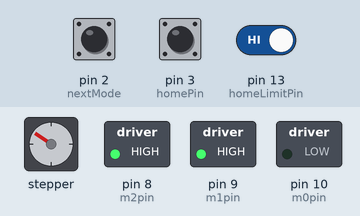
Recording of a sketch running on a simulated Arduino Uno, built with avr-gcc and run on an emulated ATmega328P. On the bench: stepper motor, switched loads named in the sketch (green lamp = pin HIGH). Inputs (shaded band) come from the test bench; at power-on: pin 13 (homeLimitPin) HIGH, pin 2 (nextMode) HIGH, pin 3 (homePin) HIGH. Stepper angles assume 200 steps per turn; what the sketch prints to the serial monitor is not drawn.

Above: at 0.8 s.
0.9 s: pin 13 (homeLimitPin) driven LOW
3.9 s: pin 13 (homeLimitPin) driven HIGH
6.9 s: pin 2 (nextMode) pulled LOW for 0.15 s
At 9.0 s:
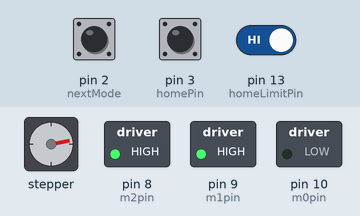
9.9 s: pin 2 (nextMode) pulled LOW for 1 s
At 10.38 s:
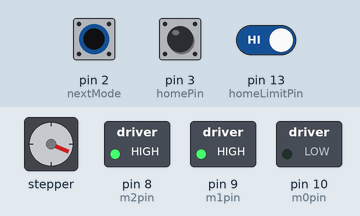
12.9 s: pin 3 (homePin) pulled LOW for 0.15 s
At 15.7 s:
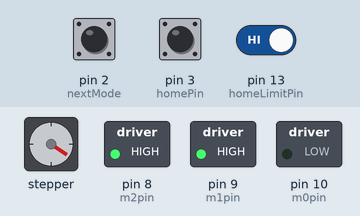
16.0 s: pin 3 (homePin) pulled LOW for 1 s
At 16.48 s:
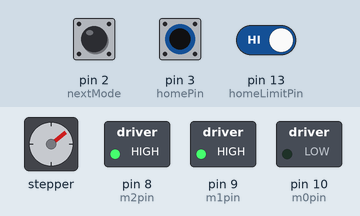
Timing chart, 0 to 19.0 s (numbered marks = the images above; inputs shaded):
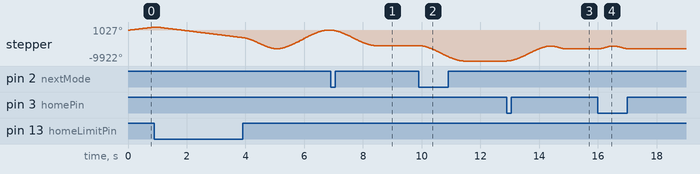

Measured:
- after the input at 6.9 s, stepper: turns 4961° counter-clockwise in 1.5 s, starting at once
- after the input at 9.9 s, stepper: turns 4961° counter-clockwise in 1.5 s, starting at once
- after the input at 12.9 s, stepper: turns 4822° clockwise in 1.5 s, then 896° counter-clockwise in 0.50 s
- after the input at 16.0 s, stepper: turns 894° clockwise in 0.50 s, then 894° counter-clockwise in 0.50 s

The sketch:

scannerCode.ino
```cpp
/* MEng Capstone Project Codebase
 *  Spring 2021
 *  Karl Mueller, Masters Candiate in Mechanical Engineering
 * _________________________________________________________
 *
 * Edge Detection Scanning method for 3D interpretation of human arm
 */

 #include <AccelStepper.h>

 #define dirPin 5
 #define stepPin 6
 #define motorInterfaceType 1

 #define m0pin 10
 #define m1pin 9
 #define m2pin 8

 #define homeLimitPin 13 //pin position of homing limit switch

 //define interrupt and control pins for the encoder

//Pin definition

const int nextMode = 2; //clock pin for the encoder, iterrupt pin
const int encoderDT = 4; //data pin of the encoder
const int homePin = 3; //

//Variable and counting def
int stepsPerRev;
int buttonCounter;
int rotationCounter;

int clkNow;
int clkPrev;

int dtNow;
int dtPrev;

float timeNow1; //for debouncing of button? : https://www.youtube.com/watch?v=YGnxGJmxHlo
float timeNow2;
float debounceDelay = 750; //time in ms used to debounce button input, prevents input for XX ms

long homing;
long back_off;

long homePos;
long point1;

long nextPos;

AccelStepper stepper = AccelStepper(motorInterfaceType, stepPin, dirPin);

void setup() {
  Serial.begin(9600);


    pinMode(nextMode, INPUT_PULLUP);
    pinMode(homePin, INPUT_PULLUP);

    pinMode(m0pin, OUTPUT);
    pinMode(m1pin, OUTPUT);
    pinMode(m2pin, OUTPUT);

    pinMode(homeLimitPin, INPUT_PULLUP);

    digitalWrite(m0pin, LOW);
    digitalWrite(m1pin, HIGH);
    digitalWrite(m2pin, HIGH);


    //clkPrev = digitalRead(encoderCLK);
    //dtPrev = digitalRead(encoderDT);

    attachInterrupt(digitalPinToInterrupt(homePin), setGoalToHome, FALLING);
    attachInterrupt(digitalPinToInterrupt(nextMode), setGoalToNext, FALLING);

    stepper.setMaxSpeed(10000); //steps/second
    stepper.setAcceleration(10000); //steps/second**2

    timeNow1 = millis();

    Serial.print("stepper is homing...");
    home();
    stepper.stop();
    homePos = stepper.currentPosition();
    Serial.print(homePos);

    stepper.enableOutputs();
    stepper.setSpeed(-6000); //set new speed
    stepper.runToNewPosition(homePos - 2000); //move from home to point 1
    point1 = stepper.currentPosition();
    //Serial.print(stepper.currentPosition());

}

void loop() {

  runMotor();
  /*
  stepper.setSpeed(-4000); //set new speed
  delay(1000);

  stepper.runToNewPosition(point1 - 2756); //move from home to point 1

  delay(1000);

  stepper.runToNewPosition(stepper.currentPosition() - 2756); //move from home to point 1

  delay(1000);

  stepper.runToNewPosition(stepper.currentPosition() - 2756); //move from home to point 1

  delay(1000);

  stepper.runToNewPosition(stepper.currentPosition() - 2756); //move from home to point 1

  delay(1000);

  stepper.runToNewPosition(stepper.currentPosition() - 2756); //move from home to point 1

  delay(1000);

  stepper.runToNewPosition(stepper.currentPosition() - 2756); //move from home to point 1

  delay(1000);

  stepper.runToNewPosition(stepper.currentPosition() - 2756); //move from home to point 1

  delay(1000);

  stepper.runToNewPosition(stepper.currentPosition() - 2756); //move from home to point 1

  delay(1000);

  stepper.runToNewPosition(stepper.currentPosition() - 2756); //move from home to point 1

  delay(1000);

  stepper.runToNewPosition(point1 + 500    ); //move from end to past home

  delay(750);

  stepper.runToNewPosition(point1); //move to home from beyond to remove backlash
  */

}

void setGoalToHome() {
  timeNow2 = millis();
  if(timeNow2 >= timeNow1 + debounceDelay) {
    Serial.println("goal is set to home");
    //stepper.enableOutputs();
    //stepper.setSpeed(4000);
    //stepper.runToNewPosition(point1 + 500    ); //move from end to past home
    //delay(750);
    //stepper.runToNewPosition(point1); //move to home from beyond to remove backlash
    nextPos = point1+500;

    timeNow1 = millis();
  }
}

void home() {
    //initialize the program via homing of the device
  stepper.setSpeed(7500);
  while(digitalRead(homeLimitPin)){
    stepper.moveTo(homing);
    homing++;
    stepper.run();
    //Serial.print(stepper.currentPosition());
    delay(1);
  }
  back_off = homing-1;
  stepper.setSpeed(250);
  while(!digitalRead(homeLimitPin)){

    stepper.moveTo(back_off);
    back_off--;
    stepper.run();
    //Serial.print(stepper.currentPosition());
    delay(1);
  }
}


void setGoalToNext(){
  timeNow2 = millis();
  if(timeNow2 >= timeNow1 + debounceDelay) {
    Serial.println("goal is set to next!");
    //stepper.enableOutputs();
    //stepper.setSpeed(-4000);
    //stepper.runToNewPosition(stepper.currentPosition() - 2756);
    //stepper.run();
    nextPos = stepper.currentPosition() - 2756;


    timeNow1 = millis();
  }


  /*clkNow = digitalRead(encoderCLK); //reads clock state of pin

  if(clkNow != clkPrev && clkNow ==1){

    if(digitalRead(encoderDT) != clkNow){

      rotationCounter += 1;
    } else {
      rotationCounter-= 1;
    }
  }
  clkPrev = clkNow;
  */
  delay(500);
}

void runMotor() {
  stepper.setSpeed(-2000);
  stepper.enableOutputs();
  stepper.moveTo(nextPos);

  while(stepper.distanceToGo() != 0) {
    stepper.runToNewPosition(nextPos);
  }

  if(nextPos==point1+500){
    stepper.runToNewPosition(point1+1);
    nextPos = stepper.currentPosition();
  }
}
```
